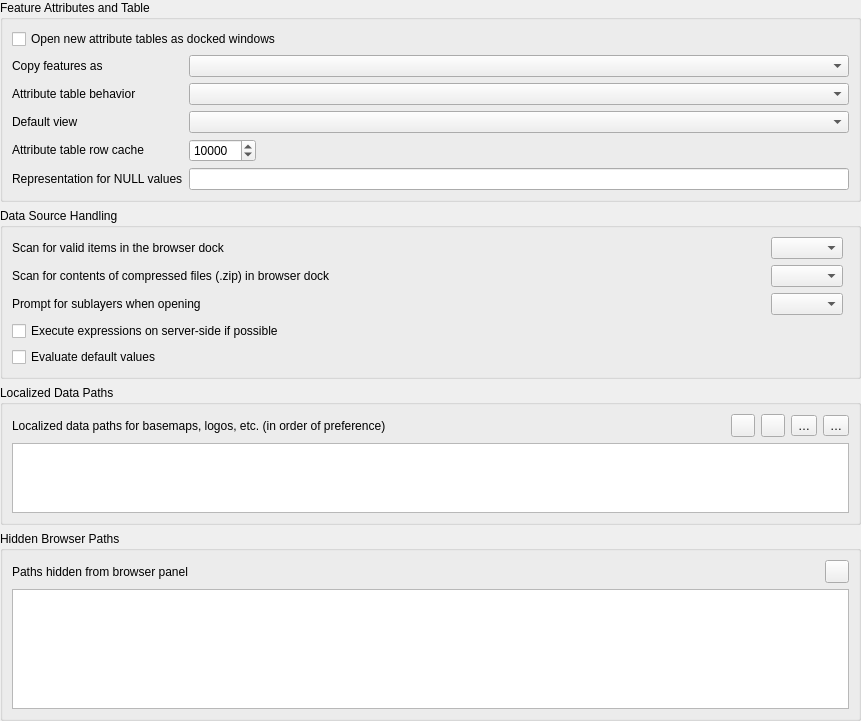
             <widget class="QWidget" name="mOptionsScrollAreaContents_11">
              <property name="geometry">
               <rect>
                <x>0</x>
                <y>0</y>
                <width>861</width>
                <height>691</height>
               </rect>
              </property>
              <layout class="QVBoxLayout" name="verticalLayout_27">
               <property name="leftMargin">
                <number>0</number>
               </property>
               <property name="topMargin">
                <number>0</number>
               </property>
               <property name="rightMargin">
                <number>0</number>
               </property>
               <property name="bottomMargin">
                <number>0</number>
               </property>
               <item>
                <widget class="QgsCollapsibleGroupBox" name="groupBox_18">
                 <property name="title">
                  <string>Feature Attributes and Table</string>
                 </property>
                 <layout class="QGridLayout" name="gridLayout_19">
                  <item row="0" column="0" colspan="2">
                   <widget class="QCheckBox" name="cbxAttributeTableDocked">
                    <property name="text">
                     <string>Open new attribute tables as docked windows</string>
                    </property>
                   </widget>
                  </item>
                  <item row="3" column="1">
                   <widget class="QComboBox" name="cmbAttrTableBehavior">
                    <item>
                     <property name="text">
                      <string/>
                     </property>
                    </item>
                   </widget>
                  </item>
                  <item row="3" column="0">
                   <widget class="QLabel" name="textLabel1_7">
                    <property name="sizePolicy">
                     <sizepolicy hsizetype="Fixed" vsizetype="Fixed">
                      <horstretch>0</horstretch>
                      <verstretch>0</verstretch>
                     </sizepolicy>
                    </property>
                    <property name="text">
                     <string>Attribute table behavior</string>
                    </property>
                   </widget>
                  </item>
                  <item row="6" column="0">
                   <widget class="QLabel" name="label_14">
                    <property name="text">
                     <string>Representation for NULL values</string>
                    </property>
                   </widget>
                  </item>
                  <item row="4" column="1">
                   <widget class="QComboBox" name="mAttrTableViewComboBox"/>
                  </item>
                  <item row="6" column="1">
                   <widget class="QLineEdit" name="leNullValue"/>
                  </item>
                  <item row="5" column="0">
                   <widget class="QLabel" name="textLabel1_12">
                    <property name="sizePolicy">
                     <sizepolicy hsizetype="Fixed" vsizetype="Fixed">
                      <horstretch>0</horstretch>
                      <verstretch>0</verstretch>
                     </sizepolicy>
                    </property>
                    <property name="text">
                     <string>Attribute table row cache</string>
                    </property>
                   </widget>
                  </item>
                  <item row="5" column="1">
                   <layout class="QHBoxLayout" name="horizontalLayout_10">
                    <item>
                     <widget class="QgsSpinBox" name="spinBoxAttrTableRowCache">
                      <property name="minimum">
                       <number>0</number>
                      </property>
                      <property name="maximum">
                       <number>10000000</number>
                      </property>
                      <property name="singleStep">
                       <number>1000</number>
                      </property>
                      <property name="value">
                       <number>10000</number>
                      </property>
                     </widget>
                    </item>
                    <item>
                     <spacer name="horizontalSpacer_8">
                      <property name="orientation">
                       <enum>Qt::Horizontal</enum>
                      </property>
                      <property name="sizeHint" stdset="0">
                       <size>
                        <width>40</width>
                        <height>20</height>
                       </size>
                      </property>
                     </spacer>
                    </item>
                   </layout>
                  </item>
                  <item row="2" column="1">
                   <widget class="QComboBox" name="mComboCopyFeatureFormat"/>
                  </item>
                  <item row="4" column="0">
                   <widget class="QLabel" name="label_46">
                    <property name="text">
                     <string>Default view</string>
                    </property>
                   </widget>
                  </item>
                  <item row="2" column="0">
                   <widget class="QLabel" name="label_48">
                    <property name="text">
                     <string>Copy features as</string>
                    </property>
                   </widget>
                  </item>
                 </layout>
                </widget>
               </item>
               <item>
                <widget class="QgsCollapsibleGroupBox" name="groupBox_19">
                 <property name="title">
                  <string>Data Source Handling</string>
                 </property>
                 <layout class="QGridLayout" name="gridLayout_23" columnstretch="0,0,0,0">
                  <item row="0" column="2">
                   <widget class="QComboBox" name="cmbScanItemsInBrowser"/>
                  </item>
                  <item row="6" column="0" colspan="4">
                   <widget class="QCheckBox" name="cbxEvaluateDefaultValues">
                    <property name="toolTip">
                     <string>&lt;html&gt;&lt;head/&gt;&lt;body&gt;&lt;p&gt;When digitizing a new feature, default values are retrieved from the database. With this option turned on, the default values will be evaluated at the time of digitizing. With this option turned off, the default values will be evaluated at the time of saving.&lt;/p&gt;&lt;/body&gt;&lt;/html&gt;</string>
                    </property>
                    <property name="text">
                     <string>Evaluate default values</string>
                    </property>
                   </widget>
                  </item>
                  <item row="1" column="2">
                   <widget class="QComboBox" name="cmbScanZipInBrowser"/>
                  </item>
                  <item row="1" column="1">
                   <spacer name="horizontalSpacer_3">
                    <property name="orientation">
                     <enum>Qt::Horizontal</enum>
                    </property>
                    <property name="sizeHint" stdset="0">
                     <size>
                      <width>40</width>
                      <height>20</height>
                     </size>
                    </property>
                   </spacer>
                  </item>
                  <item row="2" column="0">
                   <widget class="QLabel" name="textLabel1_13">
                    <property name="sizePolicy">
                     <sizepolicy hsizetype="Fixed" vsizetype="Fixed">
                      <horstretch>0</horstretch>
                      <verstretch>0</verstretch>
                     </sizepolicy>
                    </property>
                    <property name="text">
                     <string>Prompt for sublayers when opening</string>
                    </property>
                   </widget>
                  </item>
                  <item row="2" column="2">
                   <widget class="QComboBox" name="cmbPromptSublayers">
                    <item>
                     <property name="text">
                      <string/>
                     </property>
                    </item>
                   </widget>
                  </item>
                  <item row="0" column="0">
                   <widget class="QLabel" name="label_30">
                    <property name="text">
                     <string>Scan for valid items in the browser dock</string>
                    </property>
                   </widget>
                  </item>
                  <item row="5" column="0" colspan="4">
                   <widget class="QCheckBox" name="cbxCompileExpressions">
                    <property name="text">
                     <string>Execute expressions on server-side if possible</string>
                    </property>
                   </widget>
                  </item>
                  <item row="1" column="0">
                   <widget class="QLabel" name="label_29">
                    <property name="text">
                     <string>Scan for contents of compressed files (.zip) in browser dock</string>
                    </property>
                   </widget>
                  </item>
                 </layout>
                </widget>
               </item>
               <item>
                <widget class="QgsCollapsibleGroupBox" name="groupBox_301">
                 <property name="title">
                  <string>Localized Data Paths</string>
                 </property>
                 <layout class="QGridLayout" name="gridLayout_34">
                  <item row="0" column="0">
                   <widget class="QLabel" name="label_9">
                    <property name="text">
                     <string>Localized data paths for basemaps, logos, etc. (in order of preference) </string>
                    </property>
                   </widget>
                  </item>
                  <item row="0" column="1">
                   <spacer name="horizontalSpacer_19">
                    <property name="orientation">
                     <enum>Qt::Horizontal</enum>
                    </property>
                    <property name="sizeHint" stdset="0">
                     <size>
                      <width>40</width>
                      <height>20</height>
                     </size>
                    </property>
                   </spacer>
                  </item>
                  <item row="0" column="2">
                   <widget class="QToolButton" name="mLocalizedDataPathAddButton">
                    <property name="toolTip">
                     <string>Add localized data path</string>
                    </property>
                    <property name="text">
                     <string/>
                    </property>
                    <property name="icon">
                     <iconset resource="../../images/images.qrc">
                      <normaloff>:/images/themes/default/symbologyAdd.svg</normaloff>:/images/themes/default/symbologyAdd.svg</iconset>
                    </property>
                   </widget>
                  </item>
                  <item row="0" column="3">
                   <widget class="QToolButton" name="mLocalizedDataPathRemoveButton">
                    <property name="toolTip">
                     <string>Remove localized data path</string>
                    </property>
                    <property name="text">
                     <string/>
                    </property>
                    <property name="icon">
                     <iconset resource="../../images/images.qrc">
                      <normaloff>:/images/themes/default/symbologyRemove.svg</normaloff>:/images/themes/default/symbologyRemove.svg</iconset>
                    </property>
                   </widget>
                  </item>
                  <item row="0" column="4">
                   <widget class="QToolButton" name="mLocalizedDataPathUpButton">
                    <property name="toolTip">
                     <string>Raise selected localized data path priority</string>
                    </property>
                    <property name="text">
                     <string>…</string>
                    </property>
                    <property name="icon">
                     <iconset resource="../../images/images.qrc">
                      <normaloff>:/images/themes/default/mActionArrowUp.svg</normaloff>:/images/themes/default/mActionArrowUp.svg</iconset>
                    </property>
                   </widget>
                  </item>
                  <item row="0" column="5">
                   <widget class="QToolButton" name="mLocalizedDataPathDownButton">
                    <property name="toolTip">
                     <string>Lower selected localized data path priority</string>
                    </property>
                    <property name="text">
                     <string>…</string>
                    </property>
                    <property name="icon">
                     <iconset resource="../../images/images.qrc">
                      <normaloff>:/images/themes/default/mActionArrowDown.svg</normaloff>:/images/themes/default/mActionArrowDown.svg</iconset>
                    </property>
                   </widget>
                  </item>
                  <item row="1" column="0" colspan="6">
                   <widget class="QListWidget" name="mLocalizedDataPathListWidget">
                    <property name="selectionMode">
                     <enum>QAbstractItemView::MultiSelection</enum>
                    </property>
                    <property name="selectionBehavior">
                     <enum>QAbstractItemView::SelectRows</enum>
                    </property>
                   </widget>
                  </item>
                 </layout>
                </widget>
               </item>
               <item>
                <widget class="QgsCollapsibleGroupBox" name="groupBox_28">
                 <property name="title">
                  <string>Hidden Browser Paths</string>
                 </property>
                 <layout class="QGridLayout" name="_15">
                  <item row="0" column="2">
                   <widget class="QToolButton" name="mBtnRemoveHiddenPath">
                    <property name="toolTip">
                     <string>Remove path</string>
                    </property>
                    <property name="text">
                     <string/>
                    </property>
                    <property name="icon">
                     <iconset resource="../../images/images.qrc">
                      <normaloff>:/images/themes/default/symbologyRemove.svg</normaloff>:/images/themes/default/symbologyRemove.svg</iconset>
                    </property>
                   </widget>
                  </item>
                  <item row="0" column="0">
                   <widget class="QLabel" name="mSVGLabel_4">
                    <property name="text">
                     <string>Paths hidden from browser panel</string>
                    </property>
                   </widget>
                  </item>
                  <item row="0" column="1">
                   <spacer>
                    <property name="orientation">
                     <enum>Qt::Horizontal</enum>
                    </property>
                    <property name="sizeHint" stdset="0">
                     <size>
                      <width>31</width>
                      <height>20</height>
                     </size>
                    </property>
                   </spacer>
                  </item>
                  <item row="1" column="0" colspan="3">
                   <widget class="QListWidget" name="mListHiddenBrowserPaths">
                    <property name="minimumSize">
                     <size>
                      <width>0</width>
                      <height>120</height>
                     </size>
                    </property>
                   </widget>
                  </item>
                 </layout>
                </widget>
               </item>
               <item>
                <spacer name="verticalSpacer_8">
                 <property name="orientation">
                  <enum>Qt::Vertical</enum>
                 </property>
                 <property name="sizeType">
                  <enum>QSizePolicy::Expanding</enum>
                 </property>
                 <property name="sizeHint" stdset="0">
                  <size>
                   <width>20</width>
                   <height>40</height>
                  </size>
                 </property>
                </spacer>
               </item>
              </layout>
             </widget>
